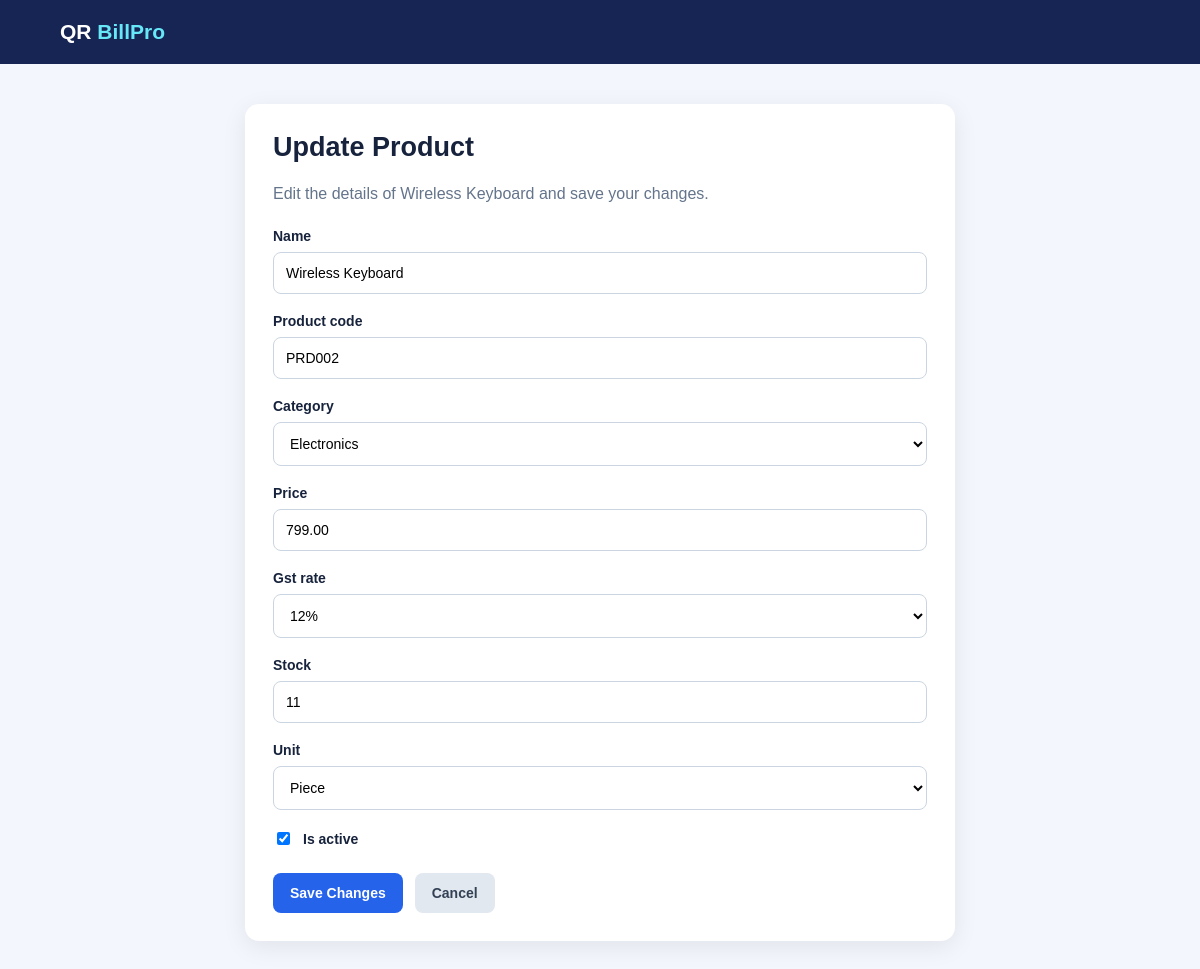
/products/2/update/, run on the app's committed database.
### core/models.py (models this page shows, shortened)
class Product(models.Model):
    GST_CHOICES = [
        ("0", "0%"),
        ("5", "5%"),
        ("12", "12%"),
        ("18", "18%"),
        ("28", "28%"),
    ]
    UNIT_CHOICES = [
        ("piece", "Piece"),
        ("kg", "Kilogram"),
        ("gram", "Gram"),
        ("litre", "Litre"),
        ("ml", "Millilitre"),
        ("box", "Box"),
        ("packet", "Packet"),
        ("dozen", "Dozen"),
    ]
    name = models.CharField(max_length=200)
    product_code = models.CharField(
        max_length=50,
        unique=True
    )
    category = models.ForeignKey(
        Category,
        on_delete=models.PROTECT,
        related_name="products"
    )
    description = models.TextField(blank=True)
    price = models.DecimalField(
        max_digits=10,
        decimal_places=2,
        validators=[MinValueValidator(0)]
    )
    stock = models.PositiveIntegerField(default=0)
    gst_rate = models.CharField(
        max_length=5,
        choices=GST_CHOICES,
        default="18"
    )
    unit = models.CharField(
        max_length=20,
        choices=UNIT_CHOICES,
        default="piece"
    )
    barcode = models.CharField(
        max_length=100,
        unique=True,
        blank=True,
        null=True
    )
    is_active = models.BooleanField(default=True)
    created_at = models.DateTimeField(auto_now_add=True)
    updated_at = models.DateTimeField(auto_now=True)
    class Meta:
        ordering = ["name"]

### core/views.py (the view)
# urls.py: path("products/<int:product_id>/update/", views.update_product, name="update_product"),
def update_product(request, product_id):
    product = get_object_or_404(Product, pk=product_id)
    if request.method == "POST":
        form = ProductUpdateForm(
            request.POST,
            instance=product
        )
        if form.is_valid():
            form.save()
            messages.success(
                request,
                f"Product '{product.name}' updated successfully!"
            )
            return redirect("product_list")
    else:
        form = ProductUpdateForm(instance=product)
    return render(
        request,
        "update_product.html",
        {
            "form": form,
            "product": product,
        }
    )

### core/models.py (called while the page is built)
    def __str__(self):
        return self.name

### templates/update_product.html (shortened to what this page needs)
<!DOCTYPE html>
<html lang="en">
<head>
</head>
<body>
<header class="navbar">
    QR <span>BillPro</span>
</header>
<main class="container">
    <section class="card">
        <h1>Update Product</h1>
        <p class="subtitle">
            Edit the details of {{ product.name }} and save your changes.
        </p>
        <form method="POST">
            {% for field in form %}
                <div class="form-group">
                    {% if field.name == "is_active" %}
                        <div class="checkbox-row">
                            {{ field }}
                            <label for="{{ field.id_for_label }}">
                                {{ field.label }}
                            </label>
                        </div>
                    {% else %}
                        <label for="{{ field.id_for_label }}">
                            {{ field.label }}
                        </label>
                        {{ field }}
                    {% endif %}
                </div>
            {% endfor %}
            <div class="actions">
                <button type="submit" class="btn btn-save">
                    Save Changes
                </button>
                <a href="{% url 'product_list' %}"
                   class="btn btn-cancel">
                    Cancel
                </a>
            </div>
        </form>
    </section>
</main>
</body>
</html>

### templates/update_product.html (style rules this page uses)
* { box-sizing: border-box; }
body { margin: 0; font-family: Arial, sans-serif; background: #f3f6fc; color: #17233c; }
.navbar { background: #172554; color: white; padding: 20px 5%; font-size: 21px; font-weight: bold; }
.navbar span { color: #67e8f9; }
.container { max-width: 750px; margin: 40px auto; padding: 0 20px; }
.card { background: white; padding: 28px; border-radius: 14px; box-shadow: 0 6px 24px rgba(15, 23, 42, 0.08); }
h1 { margin-top: 0; font-size: 27px; }
.subtitle { color: #64748b; margin-bottom: 25px; }
.form-group { margin-bottom: 19px; }
label { display: block; margin-bottom: 8px; font-size: 14px; font-weight: bold; }
input:not([type="checkbox"]), select, textarea { width: 100%; padding: 12px; border: 1px solid #cbd5e1; border-radius: 8px; font-size: 14px; background: white; }
.checkbox-row { display: flex; align-items: center; gap: 10px; }
.checkbox-row label { margin: 0; }
.actions { display: flex; flex-wrap: wrap; gap: 12px; margin-top: 25px; }
.btn { display: inline-block; padding: 12px 17px; border: none; border-radius: 8px; text-decoration: none; font-size: 14px; font-weight: bold; cursor: pointer; }
.btn-save { color: white; background: #2563eb; }
.btn-cancel { color: #334155; background: #e2e8f0; }

### data on the page
Product: name "Wireless Keyboard", form "Wireless Keyboard" "PRD002" "Electronics" "799.00" "12%" "11" "Piece", form "☑"

### other printed values
{{ field.label }} "Name" "Product code" "Category" "Price" "Gst rate" "Stock" "Unit"
{{ field.label }} "Is active"
